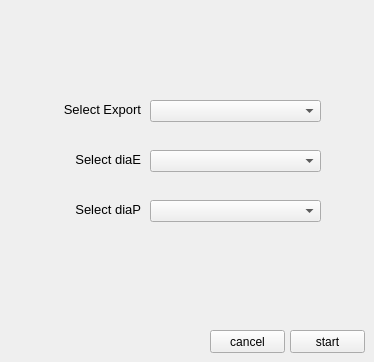
      <widget class="QWidget" name="page_2">
       <widget class="QComboBox" name="comboBox">
        <property name="geometry">
         <rect>
          <x>150</x>
          <y>100</y>
          <width>171</width>
          <height>22</height>
         </rect>
        </property>
       </widget>
       <widget class="QLabel" name="label_2">
        <property name="geometry">
         <rect>
          <x>40</x>
          <y>100</y>
          <width>101</width>
          <height>20</height>
         </rect>
        </property>
        <property name="text">
         <string>&lt;html&gt;&lt;head/&gt;&lt;body&gt;&lt;p align=&quot;right&quot;&gt;&lt;span style=&quot; font-size:10pt;&quot;&gt;Select Export&lt;/span&gt;&lt;/p&gt;&lt;/body&gt;&lt;/html&gt;</string>
        </property>
       </widget>
       <widget class="QComboBox" name="comboBox_2">
        <property name="geometry">
         <rect>
          <x>150</x>
          <y>150</y>
          <width>171</width>
          <height>22</height>
         </rect>
        </property>
       </widget>
       <widget class="QLabel" name="label_3">
        <property name="geometry">
         <rect>
          <x>40</x>
          <y>150</y>
          <width>101</width>
          <height>20</height>
         </rect>
        </property>
        <property name="text">
         <string>&lt;html&gt;&lt;head/&gt;&lt;body&gt;&lt;p align=&quot;right&quot;&gt;&lt;span style=&quot; font-size:10pt;&quot;&gt;Select diaE&lt;/span&gt;&lt;/p&gt;&lt;/body&gt;&lt;/html&gt;</string>
        </property>
       </widget>
       <widget class="QComboBox" name="comboBox_3">
        <property name="geometry">
         <rect>
          <x>150</x>
          <y>200</y>
          <width>171</width>
          <height>22</height>
         </rect>
        </property>
       </widget>
       <widget class="QLabel" name="label_4">
        <property name="geometry">
         <rect>
          <x>40</x>
          <y>200</y>
          <width>101</width>
          <height>20</height>
         </rect>
        </property>
        <property name="text">
         <string>&lt;html&gt;&lt;head/&gt;&lt;body&gt;&lt;p align=&quot;right&quot;&gt;&lt;span style=&quot; font-size:10pt;&quot;&gt;Select diaP&lt;/span&gt;&lt;/p&gt;&lt;/body&gt;&lt;/html&gt;</string>
        </property>
       </widget>
       <widget class="QPushButton" name="pushButton_2">
        <property name="geometry">
         <rect>
          <x>290</x>
          <y>330</y>
          <width>75</width>
          <height>23</height>
         </rect>
        </property>
        <property name="text">
         <string>start</string>
        </property>
       </widget>
       <widget class="QPushButton" name="pushButton_3">
        <property name="geometry">
         <rect>
          <x>210</x>
          <y>330</y>
          <width>75</width>
          <height>23</height>
         </rect>
        </property>
        <property name="text">
         <string>cancel</string>
        </property>
       </widget>
       <widget class="QLabel" name="label_14">
        <property name="geometry">
         <rect>
          <x>20</x>
          <y>20</y>
          <width>121</width>
          <height>41</height>
         </rect>
        </property>
        <property name="styleSheet">
         <string notr="true">background-color: none;
font: 12pt &quot;Rage Italic&quot;;
color: rgba(0, 85, 0, 201);</string>
        </property>
        <property name="text">
         <string/>
        </property>
        <property name="pixmap">
         <pixmap>mg2.png</pixmap>
        </property>
        <property name="scaledContents">
         <bool>true</bool>
        </property>
       </widget>
      </widget>
